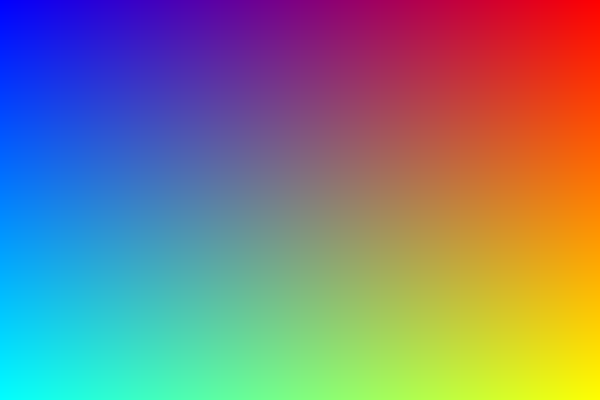
Frame 1 (no input)
Frame 60 (no input): identical to frame 1, image omitted
Frame 120 (the mouse pressed at the canvas centre since frame 60): identical to frame 1, image omitted

The p5.js sketch that drew this single still picture (run headless with seeded random() and noise() and a simulated clock; from frame 60 on, the mouse is pressed at the canvas centre):

// p5.js sketch
// ── sketch.js
let img;

function setup() {
  createCanvas(600, 400);

  img = createImage(width, height); // a blank image
}

function draw() {
  background(0);

  img.loadPixels();
  console.log(img.pixels.length); // w * h * 4 (1 pixel contains 4 values, RGBA.)
  for (let y = 0; y < img.height; y++) {
    for (let x = 0; x < img.width; x++) {
      let index = (x + y * img.width) * 4; // (x + y*w) * RGBA

      let r = map(x, 0, img.width, 0, 255);
      let g = map(y, 0, img.height, 0, 255);
      let b = map(x, 0, img.width, 255, 0);

      img.pixels[index + 0] = r; // R
      img.pixels[index + 1] = g; // G
      img.pixels[index + 2] = b; // B
      img.pixels[index + 3] = 255; // A
    }
  }
  img.updatePixels();

  image(img, 0, 0);
}
